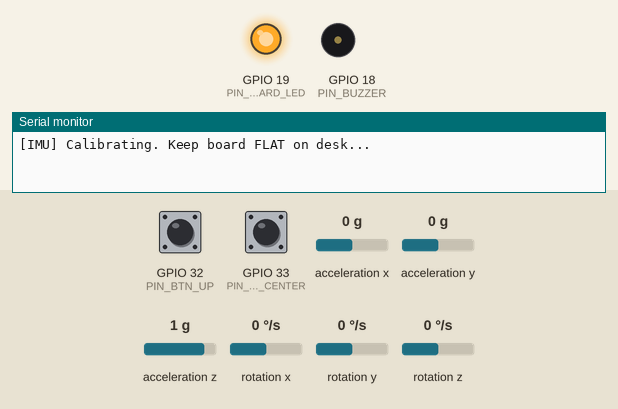
The sketch below on a simulated ESP32. Parts: output pins drawn as LEDs (lit = HIGH), buzzer (waves = sounding, pin HIGH), the last lines printed to the serial monitor. Inputs (shaded band) come from the test bench; at power-on: GPIO 32 (PIN_BTN_UP) HIGH, GPIO 33 (PIN_BTN_CENTER) HIGH, acceleration x 0 g, acceleration y 0 g, acceleration z 1 g, rotation x 0 °/s, rotation y 0 °/s, rotation z 0 °/s. Nothing arrives over Bluetooth unless stated; a phone connects over Bluetooth LE 3 s after start.

Above: at 0.6 s.
At 2.7 s:
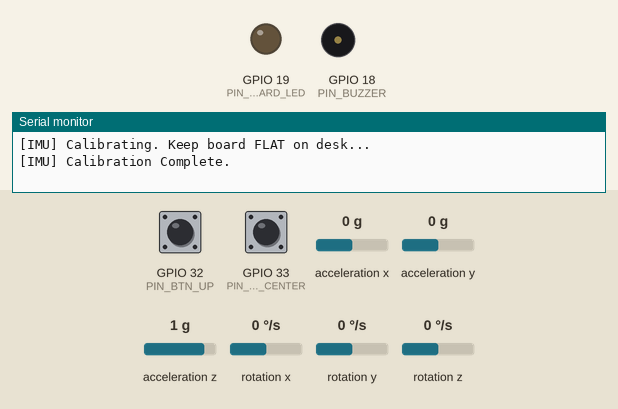
Timing chart, 0 to 4.2 s (numbered marks = the images above):
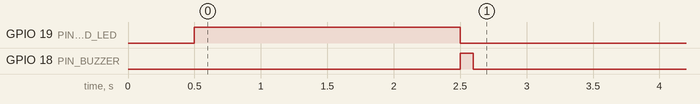

The sketch:

blackbox_gsm_standalone.ino
```cpp
/*
  =============================================================================
  AUTONOMOUS TWO-WHEELER BLACKBOX & TELEMATICS (STABLE GSM/GPS EDITION)
  =============================================================================
*/

#include <Wire.h>
#include <HardwareSerial.h>
#include <MPU6050_light.h>
#include <BLEDevice.h>
#include <BLEServer.h>
#include <BLEUtils.h>
#include <BLE2902.h>

#define PIN_GSM_RX       16
#define PIN_GSM_TX       17
#define PIN_BTN_UP       32
#define PIN_BTN_CENTER   33
#define PIN_BTN_DOWN     25
#define PIN_BUZZER       18
#define PIN_HAZARD_LED   19

const String EMERGENCY_PHONE = "919876543210";

HardwareSerial gsmSerial(2);
MPU6050 mpu(Wire);
bool mpuInitialized = false;

const float CRASH_ANGLE_THRESHOLD = 55.0;
const float RECOVERY_ANGLE_THRESHOLD = 35.0;
const unsigned long FALL_HOLD_TIME_MS = 1200;

unsigned long fallStartTime = 0;
bool isCrashConfirmed = false;
bool emergencyDispatched = false;
unsigned long crashTriggerTime = 0;
const unsigned long COUNTDOWN_MS = 20000;

#define BUFFER_SIZE 60
struct TelemetrySample {
  float roll;
  float pitch;
  float gForce;
};
TelemetrySample ringBuffer[BUFFER_SIZE];
int bufferIdx = 0;

String currentLat = "25.2677";
String currentLon = "82.9913";

#define SERVICE_UUID        "4fafc201-1fb5-459e-8fcc-c5c9c331914b"
#define CHARACTERISTIC_UUID "beb5483e-36e1-4688-b7f5-ea07361b26a8"

BLEServer* pServer = NULL;
BLECharacteristic* pCharacteristic = NULL;
bool deviceConnected = false;
bool oldDeviceConnected = false;

class ServerCallbacks: public BLEServerCallbacks {
    void onConnect(BLEServer* pServer) {
      deviceConnected = true;
      Serial.println(F("[BLE] Connected!"));
    };

    void onDisconnect(BLEServer* pServer) {
      deviceConnected = false;
      Serial.println(F("[BLE] Disconnected!"));
    }
};

void initGsmModem();
void sendAutonomousCellularAlert(String lat, String lon);
void sendGsmCommand(String command, int timeoutMs);

unsigned long lastTelemetryStream = 0;
unsigned long lastRingBufferRecord = 0;

void setup() {
  Serial.begin(115200);
  delay(500);

  pinMode(PIN_BTN_UP, INPUT_PULLUP);
  pinMode(PIN_BTN_CENTER, INPUT_PULLUP);
  pinMode(PIN_BTN_DOWN, INPUT_PULLUP);

  pinMode(PIN_BUZZER, OUTPUT);
  pinMode(PIN_HAZARD_LED, OUTPUT);
  digitalWrite(PIN_BUZZER, LOW);
  digitalWrite(PIN_HAZARD_LED, LOW);

  Wire.begin(21, 22);
  Wire.setClock(100000);

  byte status = mpu.begin();
  if (status != 0) {
    Serial.println(F("[ERROR] MPU6050 failure."));
    mpuInitialized = false;
  } else {
    Serial.println(F("[IMU] Calibrating. Keep board FLAT on desk..."));
    digitalWrite(PIN_HAZARD_LED, HIGH);
    delay(1000);
    mpu.calcOffsets(true, true);
    digitalWrite(PIN_HAZARD_LED, LOW);
    mpuInitialized = true;
    Serial.println(F("[IMU] Calibration Complete."));
  }

  BLEDevice::init("Bike-Blackbox-ESP32");
  pServer = BLEDevice::createServer();
  pServer->setCallbacks(new ServerCallbacks());

  BLEService *pService = pServer->createService(SERVICE_UUID);
  pCharacteristic = pService->createCharacteristic(
                      CHARACTERISTIC_UUID,
                      BLECharacteristic::PROPERTY_READ   |
                      BLECharacteristic::PROPERTY_NOTIFY
                    );
  pCharacteristic->addDescriptor(new BLE2902());
  pService->start();

  BLEAdvertising *pAdvertising = BLEDevice::getAdvertising();
  pAdvertising->addServiceUUID(SERVICE_UUID);
  pAdvertising->setScanResponse(true);
  pAdvertising->setMinPreferred(0x06);
  pAdvertising->setMinPreferred(0x12);
  BLEDevice::startAdvertising();

  digitalWrite(PIN_BUZZER, HIGH); delay(100); digitalWrite(PIN_BUZZER, LOW);
}

void loop() {
  if (mpuInitialized) {
    mpu.update();
  }

  float roll = mpuInitialized ? mpu.getAngleX() : 0.0;
  float pitch = mpuInitialized ? mpu.getAngleY() : 0.0;
  if (isnan(roll)) roll = 0.0;
  if (isnan(pitch)) pitch = 0.0;

  float absRoll = abs(roll);
  float absPitch = abs(pitch);
  float totalTilt = sqrt((absRoll * absRoll) + (absPitch * absPitch));

  float ax = mpuInitialized ? mpu.getAccX() : 0.0;
  float ay = mpuInitialized ? mpu.getAccY() : 0.0;
  float az = mpuInitialized ? mpu.getAccZ() : 1.0;
  float totalGForce = sqrt((ax * ax) + (ay * ay) + (az * az));

  if (millis() - lastRingBufferRecord >= 500) {
    lastRingBufferRecord = millis();
    ringBuffer[bufferIdx].roll = roll;
    ringBuffer[bufferIdx].pitch = pitch;
    ringBuffer[bufferIdx].gForce = totalGForce;
    bufferIdx = (bufferIdx + 1) % BUFFER_SIZE;
  }

  // Continuous Hold Fall Filter (1.2s debounced)
  bool isTilted = (absRoll >= CRASH_ANGLE_THRESHOLD) ||
                  (absPitch >= CRASH_ANGLE_THRESHOLD) ||
                  (totalTilt >= CRASH_ANGLE_THRESHOLD);

  if (isTilted) {
    if (fallStartTime == 0) {
      fallStartTime = millis();
    } else if (millis() - fallStartTime >= FALL_HOLD_TIME_MS) {
      if (!isCrashConfirmed) {
        isCrashConfirmed = true;
        emergencyDispatched = false;
        crashTriggerTime = millis();
      }
    }
  } else {
    fallStartTime = 0;
    if (totalTilt <= RECOVERY_ANGLE_THRESHOLD) {
      isCrashConfirmed = false;
    }
  }

  String systemStatus = "NORMAL";

  if (isCrashConfirmed) {
    systemStatus = "CRASH";
    digitalWrite(PIN_HAZARD_LED, (millis() % 200 < 100) ? HIGH : LOW);
    digitalWrite(PIN_BUZZER, HIGH);

    if (millis() - crashTriggerTime >= COUNTDOWN_MS && !emergencyDispatched) {
      emergencyDispatched = true;
      if (!deviceConnected) {
        sendAutonomousCellularAlert(currentLat, currentLon);
      }
    }
  } else {
    digitalWrite(PIN_HAZARD_LED, LOW);
    digitalWrite(PIN_BUZZER, LOW);
  }

  // Handlebar Buttons
  if (digitalRead(PIN_BTN_UP) == LOW) {
    systemStatus = "BTN_UP";
    delay(150);
  }

  if (digitalRead(PIN_BTN_CENTER) == LOW) {
    if (isCrashConfirmed) {
      isCrashConfirmed = false;
      fallStartTime = 0;
      emergencyDispatched = false;
      digitalWrite(PIN_HAZARD_LED, LOW);
      digitalWrite(PIN_BUZZER, LOW);
      systemStatus = "CANCEL_SAFE";
    } else {
      systemStatus = "BTN_CENTER";
    }
    delay(200);
  }

  if (millis() - lastTelemetryStream >= 100) {
    lastTelemetryStream = millis();

    String blePayload = systemStatus + "," + String(roll, 1) + "," + String(pitch, 1) + "," + String(totalTilt, 1);

    if (deviceConnected) {
      pCharacteristic->setValue(blePayload.c_str());
      pCharacteristic->notify();
    }

    if (!deviceConnected && oldDeviceConnected) {
        delay(500);
        pServer->startAdvertising();
        oldDeviceConnected = deviceConnected;
    }
    if (deviceConnected && !oldDeviceConnected) {
        oldDeviceConnected = deviceConnected;
    }
  }
}

void initGsmModem() {
  sendGsmCommand("AT", 1000);
  sendGsmCommand("ATE0", 1000);
  sendGsmCommand("AT+CMGF=1", 1000);
}

void sendAutonomousCellularAlert(String lat, String lon) {
  String mapsUrl = "https://maps.google.com/?q=" + lat + "," + lon;
  String smsMessage = "EMERGENCY ALERT: Accident detected. Live GPS: " + mapsUrl;

  gsmSerial.print("AT+CMGS=\"");
  gsmSerial.print(EMERGENCY_PHONE);
  gsmSerial.println("\"");
  delay(300);
  gsmSerial.print(smsMessage);
  gsmSerial.write(26);
  delay(4000);

  gsmSerial.print("ATD");
  gsmSerial.print(EMERGENCY_PHONE);
  gsmSerial.println(";");
  delay(15000);
  gsmSerial.println("ATH");
}

void sendGsmCommand(String command, int timeoutMs) {
  gsmSerial.println(command);
  unsigned long start = millis();
  while (millis() - start < timeoutMs) {
    while (gsmSerial.available()) {
      Serial.write(gsmSerial.read());
    }
  }
}
```
